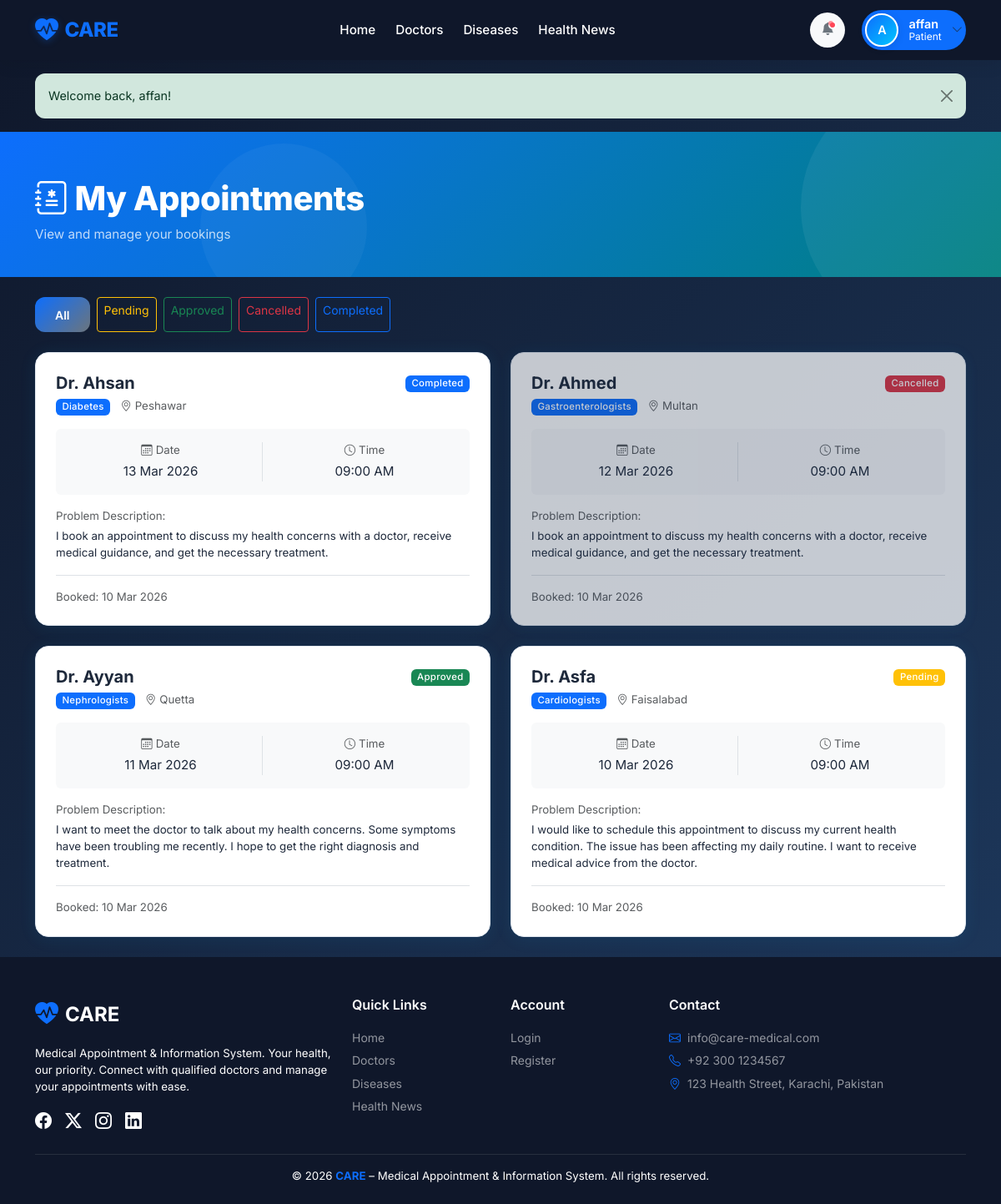
/patient/appointments.php (signed in), run on the app's committed database.
### tables this page shows
CREATE TABLE `appointments` (
  `id` int(11) NOT NULL,
  `doctor_id` int(11) NOT NULL,
  `patient_id` int(11) NOT NULL,
  `appointment_date` date NOT NULL,
  `appointment_time` time NOT NULL,
  `problem` text DEFAULT NULL,
  `status` enum('pending','approved','cancelled','completed') DEFAULT 'pending',
  `created_at` timestamp NOT NULL DEFAULT current_timestamp()
);

CREATE TABLE `doctors` (
  `id` int(11) NOT NULL,
  `user_id` int(11) NOT NULL,
  `full_name` varchar(100) NOT NULL,
  `specialization` varchar(100) NOT NULL,
  `qualification` varchar(150) DEFAULT NULL,
  `experience` int(11) DEFAULT NULL,
  `phone` varchar(20) DEFAULT NULL,
  `address` text DEFAULT NULL,
  `city_id` int(11) NOT NULL,
  `profile_image` varchar(255) DEFAULT NULL,
  `created_at` timestamp NOT NULL DEFAULT current_timestamp()
);

CREATE TABLE `cities` (
  `id` int(11) NOT NULL,
  `city_name` varchar(100) NOT NULL,
  `status` enum('active','inactive') DEFAULT 'active',
  `created_at` timestamp NOT NULL DEFAULT current_timestamp()
);

### patient/appointments.php (the view, shortened to what this page needs)
<?php
require_once '../config/db.php';
require_once '../includes/auth.php';
$userId = (int)$_SESSION['user_id'];
$patient = $conn->query("SELECT id FROM patients WHERE user_id=$userId")->fetch_assoc();
$patId = $patient['id'];
$statusFilter = $_GET['status'] ?? '';
$whereClause = $statusFilter ? "AND a.status='$statusFilter'" : '';
$appointments = $conn->query("
    SELECT a.*, d.full_name as doctor_name, d.specialization, c.city_name
    FROM appointments a
    JOIN doctors d ON a.doctor_id = d.id
    JOIN cities c ON d.city_id = c.id
    WHERE a.patient_id = $patId $whereClause
    ORDER BY a.appointment_date DESC, a.appointment_time DESC
");
include '../includes/header.php';
?>
<div class="page-hero">
    <div class="container">
        <h1><i class="bi bi-journal-medical me-2"></i>My Appointments</h1>
        <p class="mb-0 opacity-75">View and manage your bookings</p>
    </div>
</div>
<div class="container py-4">
    <div class="d-flex gap-2 mb-4 flex-wrap">
        <a href="appointments.php" class="btn <?= $statusFilter===''?'btn-care':'btn-outline-secondary' ?> btn-sm">All</a>
        <?php foreach (['pending'=>'warning','approved'=>'success','cancelled'=>'danger','completed'=>'primary'] as $s=>$c): ?>
        <a href="?status=<?= $s ?>" class="btn btn-sm <?= $statusFilter===$s?'btn-'.$c:'btn-outline-'.$c ?>">
            <?= ucfirst($s) ?>
        </a>
        <?php endforeach; ?>
    </div>
    <div class="row g-4">
        <?php if ($appointments->num_rows > 0): while ($a = $appointments->fetch_assoc()): ?>
        <div class="col-lg-6">
            <div class="care-card h-100 position-relative animate-in <?= $a['status']==='cancelled'?'opacity-75':'' ?>">
                <div class="card-body p-4">
                    <div class="d-flex justify-content-between align-items-start mb-3">
                        <div>
                            <h5 class="fw-bold mb-1"><?= e($a['doctor_name']) ?></h5>
                            <span class="badge bg-care"><?= e($a['specialization']) ?></span>
                            <span class="text-muted small ms-2"><i class="bi bi-geo-alt me-1"></i><?= e($a['city_name']) ?></span>
                        </div>
                        <div><?= statusBadge($a['status']) ?></div>
                    </div>
                    <div class="bg-light p-3 rounded mb-3">
                        <div class="row text-center">
                            <div class="col-6 border-end">
                                <span class="text-muted small d-block mb-1"><i class="bi bi-calendar3 me-1"></i>Date</span>
                                <span class="fw-600"><?= formatDate($a['appointment_date']) ?></span>
                            </div>
                            <div class="col-6">
                                <span class="text-muted small d-block mb-1"><i class="bi bi-clock me-1"></i>Time</span>
                                <span class="fw-600"><?= formatTime($a['appointment_time']) ?></span>
                            </div>
                        </div>
                    </div>
                    <div class="mb-3">
                        <span class="text-muted small d-block mb-1">Problem Description:</span>
                        <p class="mb-0 small"><?= e($a['problem']) ?></p>
                    </div>
                    <div class="d-flex justify-content-between align-items-center mt-3 pt-3 border-top">
                        <small class="text-muted">Booked: <?= formatDate($a['created_at']) ?></small>
                    </div>
                </div>
            </div>
        </div>
        <?php endwhile; endif; ?>
    </div>
</div>
<?php include '../includes/footer.php'; ?>

### includes/auth.php (shortened to what this page needs)
<?php
function e($string) {
    return htmlspecialchars($string ?? '', ENT_QUOTES, 'UTF-8');
}
function getFlash() {
    if (isset($_SESSION['flash'])) {
        $flash = $_SESSION['flash'];
        return $flash;
    }
    return null;
}
function showFlash() {
    $flash = getFlash();
    if ($flash) {
        $class = $flash['type'] === 'success' ? 'success' : ($flash['type'] === 'error' ? 'danger' : $flash['type']);
        echo '<div class="alert alert-' . $class . ' alert-dismissible fade show" role="alert">';
        if (is_array($flash['message'])) {
            echo '<ul class="mb-0' . (count($flash['message']) > 1 ? '' : ' list-unstyled') . '">';
            foreach ($flash['message'] as $msg) {
                echo '<li>' . e($msg) . '</li>';
            }
            echo '</ul>';
        } else {
            echo e($flash['message']);
        }
        echo '<button type="button" class="btn-close" data-bs-dismiss="alert"></button>';
        echo '</div>';
    }
}
function formatDate($date) {
    return date('d M Y', strtotime($date));
}
function formatTime($time) {
    return date('h:i A', strtotime($time));
}
function statusBadge($status) {
    $colors = [
        'active'    => 'success',
        'inactive'  => 'secondary',
        'pending'   => 'warning',
        'approved'  => 'success',
        'cancelled' => 'danger',
        'completed' => 'primary',
        'available' => 'info',
        'booked'    => 'dark',
    ];
    $color = $colors[$status] ?? 'secondary';
    return '<span class="badge bg-' . $color . '">' . ucfirst($status) . '</span>';
}
?>

### assets/css/style.css (style rules this page uses)
:root { --care-primary: #0ea5e9; --care-secondary: #0284c7; --care-teal: #0d9488; --care-teal-light: #ccfbf1; --care-blue-light: #e0f2fe; --care-dark: #0f172a; --care-text: #1e293b; --care-muted: #6e748b; --care-border: #e2e8f0; --care-card-bg: #ffffff; --care-bg: #f0f9ff; --navbar-bg: #0f172a; --footer-bg: #0f172a; --shadow-sm: 0 1px 3px rgba(0, 0, 0, .08), 0 1px 2px rgba(0, 0, 0, .06); --shadow-md: 0 4px 6px -1px rgba(0, 0, 0, .1), 0 2px 4px -1px rgba(0, 0, 0, .06); --shadow-lg: 0 10px 15px -3px rgba(0, 0, 0, .1), 0 4px 6px -2px rgba(0, 0, 0, .05); --shadow-card: 0 2px 20px rgba(14, 165, 233, .10); --radius-sm: 0.5rem; --radius-md: 0.75rem; --radius-lg: 1rem; --radius-xl: 1.5rem; --transition: all 0.25s ease; }
*, *::before, *::after { box-sizing: border-box; }
html { scroll-behavior: smooth; }
body { font-family: 'Inter', system-ui, -apple-system, sans-serif; background: linear-gradient(135deg, #0f172a 0%, #1e3a5f 100%); color: var(--care-text); min-height: 100vh; display: flex; flex-direction: column; font-size: 0.95rem; }
.bg-care { background: var(--care-primary) !important; }
.care-card { background: var(--care-card-bg); border: 1px solid var(--care-border); border-radius: var(--radius-lg); box-shadow: var(--shadow-card); transition: var(--transition); overflow: hidden; }
.btn-care { background: linear-gradient(135deg, var(--care-primary), var(--care-secondary)); color: #fff !important; border: none; border-radius: var(--radius-md); font-weight: 600; padding: 0.65rem 1.5rem; transition: var(--transition); }
.page-hero { background: linear-gradient(135deg, var(--care-primary), var(--care-teal)); color: #fff; padding: 3.5rem 0 2.5rem; position: relative; overflow: hidden; }
.page-hero::before { content: ''; position: absolute; top: -60px; right: -60px; width: 300px; height: 300px; border-radius: 50%; background: rgba(255, 255, 255, .06); }
.page-hero::after { content: ''; position: absolute; bottom: -40px; left: 20%; width: 200px; height: 200px; border-radius: 50%; background: rgba(255, 255, 255, .04); }
.page-hero .container { position: relative; z-index: 1; }
.page-hero h1 { font-weight: 800; letter-spacing: -0.5px; }
.alert { border-radius: var(--radius-md); border: none; font-size: 0.9rem; }
.badge { font-weight: 500; letter-spacing: 0.3px; }
.animate-in { animation: fadeInUp 0.5s ease both; }
.animate-in:nth-child(1) { animation-delay: 0.05s; }

### assets/css/header.css (style rules this page uses)
:root { --care-primary: #0d6efd; --care-primary-dark: #0a58ca; --care-secondary: #6c757d; --care-teal: #008080; --care-teal-light: #e0f2f2; --care-blue-light: #f0f7ff; --care-white: #ffffff; --care-dark: #212529; --navbar-bg: #0f172a; --care-gray-100: #f8f9fa; --care-gray-200: #e9ecef; --care-shadow: 0 4px 20px rgba(0, 0, 0, 0.08); --care-transition: all 0.3s cubic-bezier(0.4, 0, 0.2, 1); }

### data on the page
appointments: doctor.full_name "Dr. Ahsan", doctor.specialization "Diabetes", cities.city_name "Peshawar", status "Completed", appointment_date "13 Mar 2026", appointment_time "09:00 AM", problem "I book an appointment to discuss my health concerns with a doctor, receive medical guidance, and get the necessary treatment.", created_at "10 Mar 2026"
appointments: doctor.full_name "Dr. Ahmed", doctor.specialization "Gastroenterologists", cities.city_name "Multan", status "Cancelled", appointment_date "12 Mar 2026", appointment_time "09:00 AM", problem "I book an appointment to discuss my health concerns with a doctor, receive medical guidance, and get the necessary treatment.", created_at "10 Mar 2026"
appointments: doctor.full_name "Dr. Ayyan", doctor.specialization "Nephrologists", cities.city_name "Quetta", status "Approved", appointment_date "11 Mar 2026", appointment_time "09:00 AM", problem "I want to meet the doctor to talk about my health concerns. Some symptoms have been troubling me recently. I hope to get the right diagnosis and treatment.", created_at "10 Mar 2026"
appointments: doctor.full_name "Dr. Asfa", doctor.specialization "Cardiologists", cities.city_name "Faisalabad", status "Pending", appointment_date "10 Mar 2026", appointment_time "09:00 AM", problem "I would like to schedule this appointment to discuss my current health condition. The issue has been affecting my daily routine. I want to receive medical advice from the doctor.", created_at "10 Mar 2026"

### other printed values
$initial "A"
$username "affan"
$role "Patient"
$flash['message'] "Welcome back, affan!"
$s "Pending"
$s "Approved"
$s "Cancelled"
$s "Completed"
